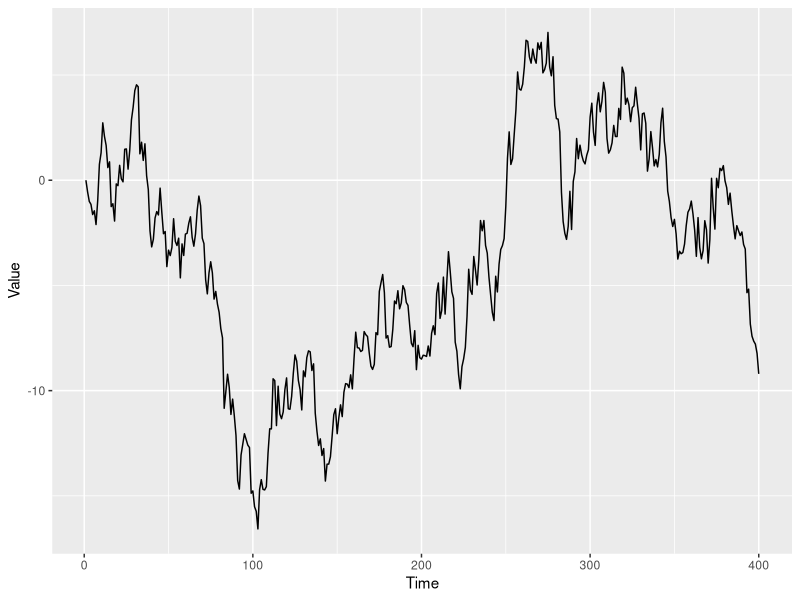
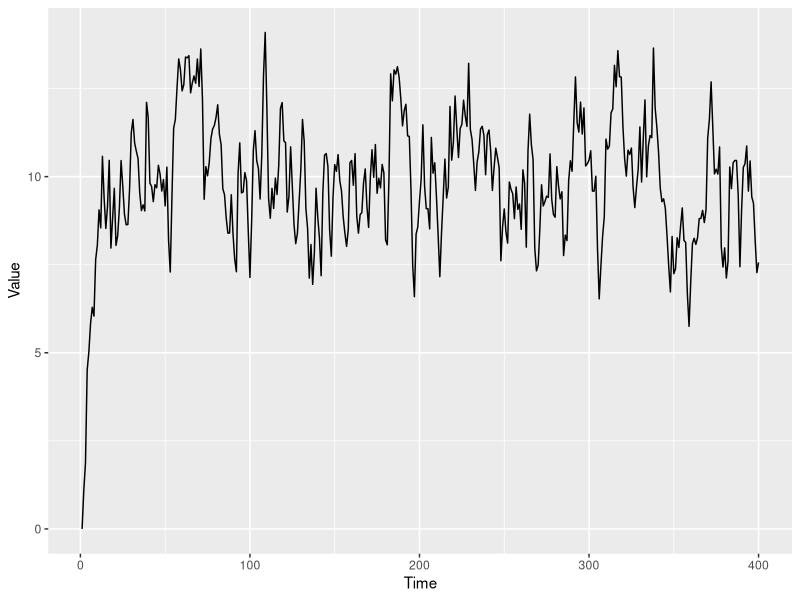

Source code (R) for these figures, in order: (Note: this script raises an error after producing the figures.)
#Bootstrap Method of DF statistic with intercept

library(ggplot2)
library(tseries)
library(stats)

T = 400
B = 999999
set.seed(711)
y = rep(0,T)
for(i in 2:(length(y))){ y[i] = y[i-1] + rnorm(1,0,1)}

y2 = rep(0,T)
for(i in 2:(length(y2))){ y2[i] = 2 + 0.8 * y2[i-1] + rnorm(1,0,1)}

df = data.frame(y, y2)

ggplot(df, aes(seq(1,T),y)) + geom_line() + xlab("Time") + ylab("Value")
ggplot(df, aes(seq(1,T),y2)) + geom_line() + xlab("Time") + ylab("Value")

boot_func = function(y, T, B){
  # Residuals, residual mean, and re-centered residuals
  e = rep(0,T)
  for(i in 2:(length(e))){e[i]=y[i]-y[i-1]}
  e_hatbar = 1/(T-1) * sum(e)
  e_recen = e - e_hatbar
  
  # Bootstrapping
  M = matrix(y[1],T,B)
  j = 1
  while(j<(B+1)){
    resampled_e = sample(e_recen, replace = TRUE)
    for(i in 2:T){M[i,j]=M[i-1,j]+resampled_e[i]}
    j = j +1}
  
  return(M)
}

G_T_Intercept = function(y, T){
  #browser()
  
  y1 = y[-c(1,2)]
  
  y2 = y[-c(1,T)]
  
  ones = rep(1, length(y1))
  
  X = cbind(ones,y2)
  
  beta = solve( crossprod(X,X) ) %*% t(X) %*%  y1
  
  G_T = (T-1)*(beta[2]-1)
  
  return(G_T)
}

#Calculation of p-value
stat = function(M, y, T, B){
  # G_T for each bootstrap
  G_vec = rep(0,B)
  for(j in 1:B){
    G_vec[j] = G_T_Intercept(M[,j],T)
  }
  # Vector of rep G_T of original
  vec = rep(G_T_Intercept(y,T),length(G_vec))
  
  # p-value
  p = sum(G_vec < vec) / (B + 1)
  cat("The p-value is", p, sep = " ")
}

stat2 = function(M, T, B){
  # G_T for each bootstrap
  G_vec = rep(0,B)
  for(j in 1:B){
    G_vec[j] = G_T_Intercept(M[,j],T)
  }
  return(G_vec)
}

boot_y = boot_func(y,T,B)

Statistic_g = stat2(boot_y,T,B)
H = quantile(Statistic_g,probs = c(0.01,0.025,0.05,0.95,0.975,0.99)); H
#hist(Statistic_g)


ggplot(data.frame(Statistic_g),aes(Statistic_g)) +
  geom_histogram(binwidth = 0.5,color="black",fill="white") +
  xlab("Dickey-Fuller statistic") + ylab("Frequency") +
  ggtitle("Histogram of the DF-statistic")



